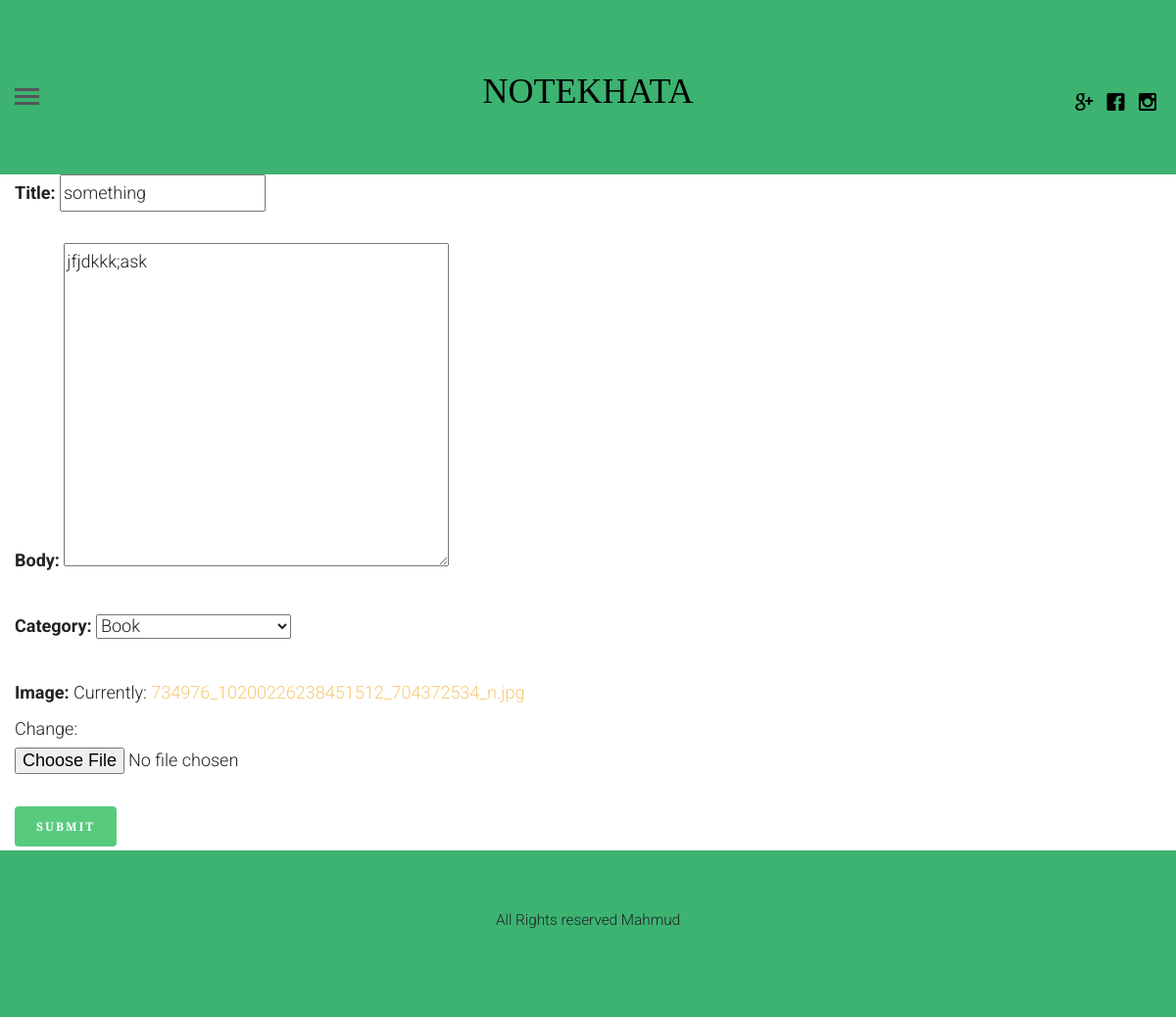
The page /update/20 (signed in) on the database its author committed.
### blogapp/models.py (models this page shows, shortened)
class article(models.Model):
    article_author=models.ForeignKey(author,on_delete=models.CASCADE)
    title=models.CharField(max_length=200)
    body=models.TextField()
    image=models.FileField()
    category=models.ForeignKey(category,on_delete=models.CASCADE)
    posted_on=models.DateTimeField(auto_now=False,auto_now_add=True)
    updated_on=models.DateTimeField(auto_now=True,auto_now_add=False)

### blogapp/views.py (the view)
# urls.py: path('update/<int:pid>', views.getUpdate, name="update"),
def getUpdate(request,pid):
    if request.user.is_authenticated:
        u=get_object_or_404(author,name=request.user.id)
        post=get_object_or_404(article,id=pid)
        form=createForm(request.POST or None, request.FILES or None,instance=post)
        if form.is_valid():
            instance=form.save(commit=False)
            instance.article_author=u
            instance.save()
            messages.success(request,'Post Updated succesfully')
            return redirect('profile')
        return render(request,"create.html", {"form": form})
    else:
           return redirect('login')

### blogapp/forms.py
class createForm(forms.ModelForm):
    class Meta:
        model=article
        fields=[
            'title',
            'body',
            'category',
            'image'
        ]

### blogapp/models.py (called while the page is built)
    def __str__(self):
        return self.name

### templates/create.html (shortened to what this page needs)
{% extends 'base.html' %}
{% block content %}
<div class="container-fluid">
    <form action="" method="POST" enctype="multipart/form-data">
        {{ form.as_p }}
        <button class="btn btn-success">Submit</button>
    </form>
</div>
{% endblock %}

### blogapp/static/css/style.css (style rules this page uses)
html { background: #fff; }
body { font-family: "Roboto", arial, sans-serif; font-size: 18px; font-weight: 300; line-height: 1.8; color: #222; background: #fff; }
a { color: #f7c873; -webkit-transition: 0.5s; -o-transition: 0.5s; transition: 0.5s; }
p { margin-bottom: 30px; }
.btn { margin-right: 4px; margin-bottom: 4px; font-family: "Playfair Display", times, serif; font-size: 12px; letter-spacing: 2px; text-transform: uppercase; font-weight: 700; -webkit-border-radius: 4px; -moz-border-radius: 4px; -ms-border-radius: 4px; border-radius: 4px; -webkit-transition: 0.5s; -o-transition: 0.5s; transition: 0.5s; }
.btn-success { background: #58ca7e; color: #fff; border: 2px solid #58ca7e; }

### rows shown on the page
article: title "something", body "jfjdkkk;ask", category "Book"
